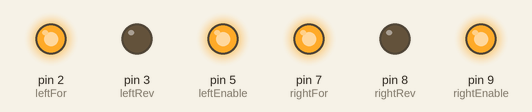
Simulated run of this sketch. Board: Arduino Uno, built with avr-gcc and run on an emulated ATmega328P. Parts: output pins drawn as LEDs (lit = HIGH). At 20.4 s the program stops and its outputs stay as they are.

Above: at 0.27 s.
At 20.5 s:
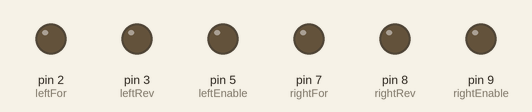
Timing chart, 0 to 21.9 s (numbered marks = the images above):
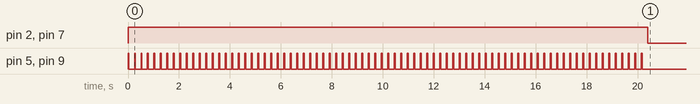

Measured:
- by itself, pin 2 (leftFor), pin 7 (rightFor): LOW → HIGH at 0.00 s, → LOW 20.4 s later
- by itself, pin 5 (leftEnable), pin 9 (rightEnable): alternates HIGH for 0.04 s and LOW for 0.22 s, 160 changes in all, then stays LOW

The sketch:

challenge5.ino
```cpp
// pin setup
#define leftFor 2
#define leftRev 3
#define leftEnable 5
#define rightFor 7
#define rightRev 8
#define rightEnable 9

#define blueSig 0  // indicator LEDS
#define redSig 1
#define greenSig 4
#define yellowSig 6


void setup() {
  Serial.begin(9600);
  pinMode(leftFor, OUTPUT);
  pinMode(leftRev, OUTPUT);
  pinMode(rightFor, OUTPUT);
  pinMode(rightRev, OUTPUT);
  pinMode(leftEnable, OUTPUT);
  pinMode(rightEnable, OUTPUT);
}

void loop() {

  // analogWrite(leftEnable, 100);
  // analogWrite(rightEnable, 90);
  // forward(20000);

  botSpeed(80, 38);
  analogWrite(leftEnable, 0);
  analogWrite(rightEnable, 0);
  while(true);

}

void forward(int duration) // duration in sec
{
  digitalWrite(leftRev, LOW);
  digitalWrite(rightRev, LOW);
  digitalWrite(leftFor, HIGH);
  digitalWrite(rightFor, HIGH);
  delay(duration);
  digitalWrite(leftFor, LOW);
  digitalWrite(rightFor, LOW);
}

void botSpeed(int time, int duty) {

  digitalWrite(leftRev, LOW);
  digitalWrite(rightRev, LOW);
  digitalWrite(leftFor, HIGH);
  digitalWrite(rightFor, HIGH);

  for (int i = 0; i < time; i++) {

    digitalWrite(leftEnable, HIGH);
    digitalWrite(rightEnable, HIGH);
    delay(duty);
    digitalWrite(leftEnable, LOW);
    digitalWrite(rightEnable, LOW);
    delay(255 - duty);

  }

  digitalWrite(leftFor, LOW);
  digitalWrite(rightFor, LOW);

}
```
